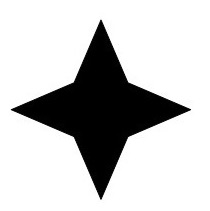
#> input picture img/4star.jpg, 210 x 211 px, found by its file name
$ python contr_matchShape.py   (older library calls are emulated)
#> lines starting #> are read from the running program, lines starting #| are printed output that depends on the picture; after the words box and inside, x2 and y2 are one past the last pixel; in counts of white or black regions, pixels touching at a corner belong together
"""
opencv

출처

제목: 파이썬으로 만드는 OpenCV 프로젝트
저자: 이세우
출판: 프로그래밍인사이트
"""
"""
요약

[예제 7-7] 도형 매칭으로 비슷한 도형 찾기
"""
import cv2
import numpy as np

target = cv2.imread(filename="../img/4star.jpg")
#> target is the input picture: shape (211, 210, 3); min 0, max 255, mean 197.9
shapes = cv2.imread(filename="../img/shapestomatch.jpg")
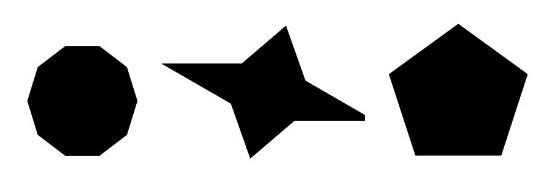
#> input picture img/shapestomatch.jpg, 549 x 191 px, found by its file name
#> shapes is the input picture: shape (191, 549, 3); min 0, max 255, mean 179.3

target_gray = cv2.cvtColor(src=target, code=cv2.COLOR_BGR2GRAY)
shapes_gray = cv2.cvtColor(src=shapes, code=cv2.COLOR_BGR2GRAY)

ret, target_th = cv2.threshold(src=target_gray, thresh=127, maxval=255, type=cv2.THRESH_BINARY_INV)
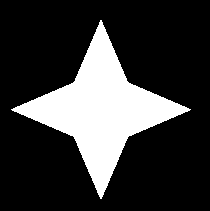
#> target_th: shape (211, 210); 22.4% white; 1 white region, box (x1, y1, x2, y2) and area: (11, 20, 191, 199) 9925
ret, shapes_th = cv2.threshold(src=shapes_gray, thresh=127, maxval=255, type=cv2.THRESH_BINARY_INV)
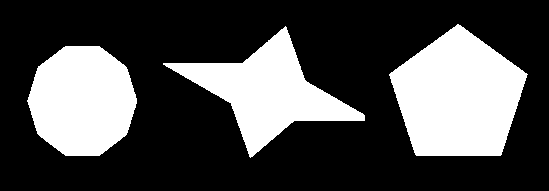
#> shapes_th: shape (191, 549); 29.8% white; 3 white regions

im, target_cntrs, hierarchy = cv2.findContours(image=target_th, mode=cv2.RETR_EXTERNAL, method=cv2.CHAIN_APPROX_SIMPLE)
#> target_cntrs = 1 contour; box (x1, y1, x2, y2) and area: (11, 20, 191, 199) 9675
im, shapes_cntrs, hierarchy = cv2.findContours(image=shapes_th, mode=cv2.RETR_EXTERNAL, method=cv2.CHAIN_APPROX_SIMPLE)
#> shapes_cntrs = 3 contours; box (x1, y1, x2, y2) and area: (389, 24, 528, 156) 12493, (27, 46, 137, 156) 9204, (163, 26, 365, 158) 8942

matchs = []
for contr in shapes_cntrs:
    match = cv2.matchShapes(contour1=target_cntrs[0], contour2=contr, method=cv2.CONTOURS_MATCH_I2, parameter=0.0)
    matchs.append((match, contr))
    cv2.putText(img=shapes, text="%.2f"%match, org=tuple(contr[0][0]), fontFace=cv2.FONT_HERSHEY_PLAIN, fontScale=1, color=(0,0,255), thickness=1)
#> this loop made 3 passes
#> match on passes 1 to 3: 0.11, 0.0441, 0.104
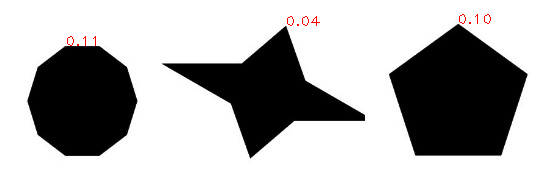
#> shapes: shape (191, 549, 3); 0.17% of pixels changed, all inside (x1, y1, x2, y2) = (67, 14, 491, 46)
#> after the loop, matchs = 3 items

matchs.sort(key=lambda x: x[0])

#> (the run stopped early here; a loop or call above may not have finished)
